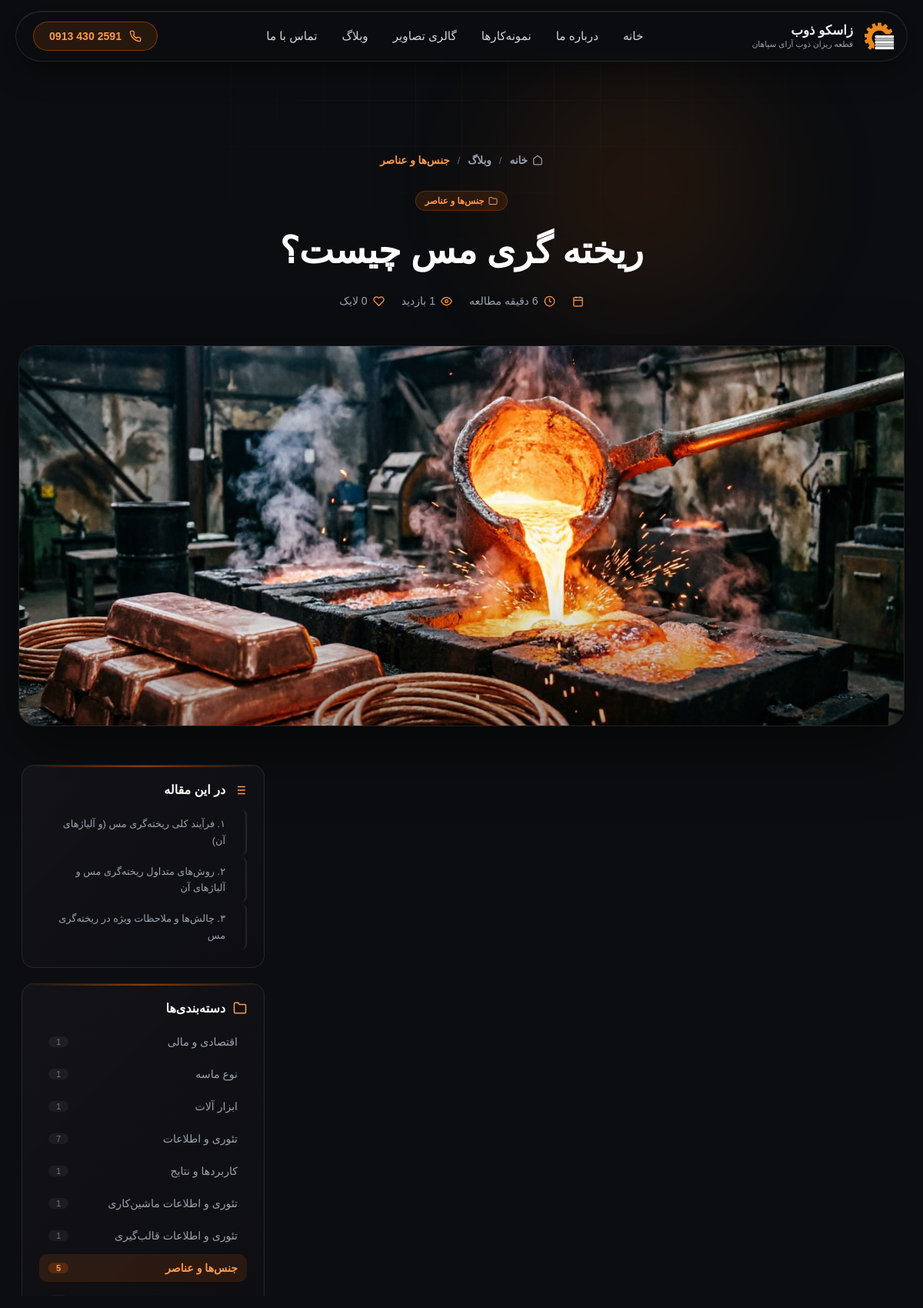
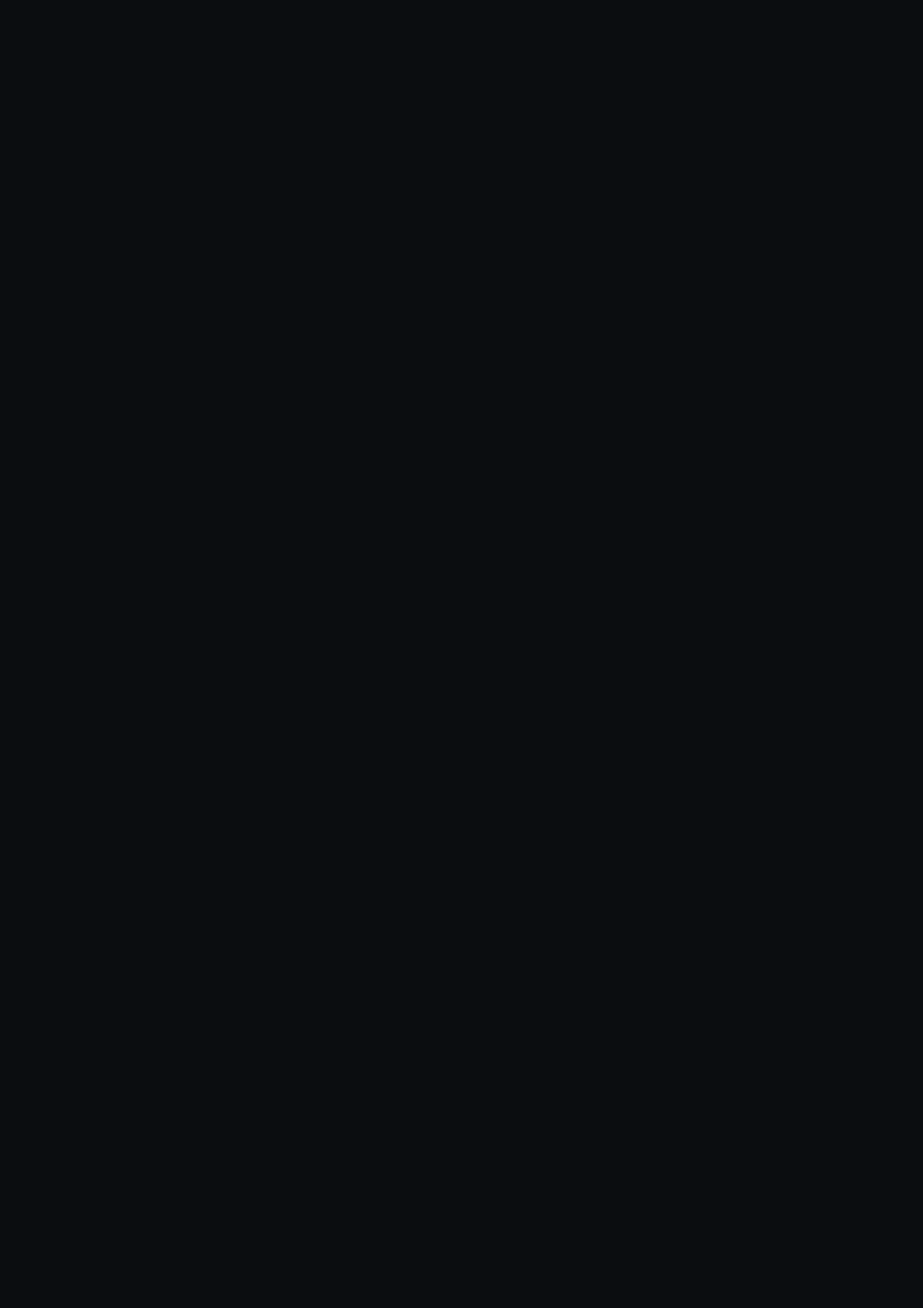
Screenshot of /blog/ریخته-گری-مس-چیست/ (upper part) with the database file from the repository (2 pictures, top to bottom).
### blog/models.py (models this page shows, shortened)
class Post(SoftDeleteModel):
    title = models.CharField('عنوان مقاله', max_length=200)
    slug = models.SlugField('اسلاگ', max_length=220, unique=True, allow_unicode=True, blank=True)
    excerpt = models.TextField('چکیده', blank=True)
    content = RichTextField('متن مقاله')
    featured_image = models.ImageField('تصویر شاخص', upload_to='blog/%Y/%m/')
    category = models.ForeignKey(Category, verbose_name='دسته‌بندی', on_delete=models.SET_NULL,
        null=True, blank=True, related_name='posts')
    read_time = models.PositiveIntegerField('زمان تقریبی خواندن (دقیقه)', default=1)
    views = models.PositiveIntegerField('بازدیدها', default=0)
    likes = models.PositiveIntegerField('لایک‌ها', default=0)
    published = models.BooleanField('منتشر شده', default=False)
    publish_date = models.DateTimeField('تاریخ انتشار', null=True, blank=True)
    updated = models.DateTimeField('تاریخ به‌روزرسانی', auto_now=True)
    created = models.DateTimeField('تاریخ ایجاد', auto_now_add=True)
    class Meta:
        verbose_name = 'مقاله'
        verbose_name_plural = 'مقالات'
        ordering = ['-publish_date', '-created']
    def save(self, *a, **k):
        if not self.slug:
            self.slug = slugify(self.title, allow_unicode=True)
        super().save(*a, **k)

class Category(models.Model):
    title = models.CharField('عنوان دسته‌بندی', max_length=100)
    slug = models.SlugField('اسلاگ', max_length=120, unique=True, allow_unicode=True, blank=True)
    parent = models.ForeignKey('self', verbose_name='دسته مادر', null=True, blank=True,
        on_delete=models.SET_NULL, related_name='children')
    class Meta:
        verbose_name = 'دسته‌بندی'
        verbose_name_plural = 'دسته‌بندی‌ها'

### blog/views.py (called while the page is built)
def get_client_ip(request):
    x_forwarded_for = request.META.get('HTTP_X_FORWARDED_FOR')
    if x_forwarded_for:
        return x_forwarded_for.split(',')[0].strip()
    return request.META.get('REMOTE_ADDR')

def get_existing_vote(request, target_type, target_id):
    ip = get_client_ip(request)
    session_key = request.session.session_key
    base_filter = Q(target_type=target_type, target_id=target_id)
    if request.user.is_authenticated:
        return VoteRecord.objects.filter(base_filter, user=request.user).first()
    ip_or_session = Q(ip_address=ip)
    if session_key:
        ip_or_session |= Q(session_key=session_key)
    return VoteRecord.objects.filter(base_filter).filter(ip_or_session).first()

### main/context_processors.py (called while the page is built)
def site_settings(request):
    return {'site': SiteSetting.load()}

### main/models.py (called while the page is built)
    def get_queryset(self):
        return super().get_queryset().filter(is_deleted=False)

    @classmethod
    def load(cls):
        obj, _ = cls.objects.get_or_create(pk=1)
        return obj

    def social_links(self):
        items = [
            ('واتساپ', self.link_whatsapp, 'whatsapp'),
            ('اینستاگرام', self.link_instagram, 'instagram'),
            ('تلگرام', self.link_telegram, 'telegram'),
            ('لینکدین', self.link_linkedin, 'linkedin'),
            ('آپارات', self.link_aparat, 'aparat'),
            ('یوتیوب', self.link_youtube, 'youtube'),
        ]
        return [{'name': n, 'url': u, 'icon': i} for n, u, i in items if u]

### panel/context_processors.py (called while the page is built, shortened)
def panel_badges(request):
    if not (request.user.is_authenticated and request.user.is_staff):
        return {}
    return {
        'pending_comments': Comment.objects.filter(approved=False, is_deleted=False).count(),
    }

def user_permissions(request):
    if not hasattr(request, 'user') or not request.user.is_authenticated:
        return {'user_perms': UserPermissions(set())}

### panel/templatetags/jalali.py (called while the page is built)
@register.filter(name='jdate')
def jdate(value, arg='%Y/%m/%d'):
    if not value:
        return ''
    try:
        value = timezone.localtime(value)
    except Exception:
        pass
    try:
        jd = jdatetime.datetime.fromgregorian(datetime=value)
        return jd.strftime(arg).translate(FA)
    except Exception:
        return value.strftime(arg).translate(FA)

### blog/templates/main_pages/post_detail.html (shortened to what this page needs)
{% extends 'layouts/blog_base.html' %}
{% load static jalali %}
{% block content %}
<article class="article-page">
    <header class="article-hero">
        <div class="hero-bg"></div>
        <div class="container">
            <nav class="breadcrumb">
                <a href="/"><svg width="14" height="14" viewBox="0 0 24 24" fill="none" stroke="currentColor" stroke-width="2"><path d="M3 9l9-7 9 7v11a2 2 0 0 1-2 2H5a2 2 0 0 1-2-2z"/></svg>خانه</a>
                <span class="crumb-sep">/</span>
                <a href="{% url 'blog:post_list' %}">وبلاگ</a>
                {% if post.category %}
                <span class="crumb-sep">/</span>
                <a href="{% url 'blog:post_list' %}?category={{ post.category.slug }}" class="crumb-active">{{ post.category.title }}</a>
                {% endif %}
            </nav>
            <div class="article-header">
                {% if post.category %}
                <span class="post-category">
                    <svg width="12" height="12" viewBox="0 0 24 24" fill="none" stroke="currentColor" stroke-width="2"><path d="M22 19a2 2 0 0 1-2 2H4a2 2 0 0 1-2-2V5a2 2 0 0 1 2-2h5l2 3h9a2 2 0 0 1 2 2z"/></svg>
                    {{ post.category.title }}
                </span>
                {% endif %}
                <h1 class="article-title">{{ post.title }}</h1>
                <div class="article-meta">
                    <span><svg width="15" height="15" viewBox="0 0 24 24" fill="none" stroke="currentColor" stroke-width="2"><rect x="3" y="4" width="18" height="18" rx="2"/><line x1="16" y1="2" x2="16" y2="6"/><line x1="8" y1="2" x2="8" y2="6"/><line x1="3" y1="10" x2="21" y2="10"/></svg>{{ post.publish_date|jdate }}</span>
                    <span><svg width="15" height="15" viewBox="0 0 24 24" fill="none" stroke="currentColor" stroke-width="2"><circle cx="12" cy="12" r="10"/><polyline points="12 6 12 12 16 14"/></svg>{{ post.read_time }} دقیقه مطالعه</span>
                    <span><svg width="15" height="15" viewBox="0 0 24 24" fill="none" stroke="currentColor" stroke-width="2"><path d="M1 12s4-8 11-8 11 8 11 8-4 8-11 8-11-8-11-8z"/><circle cx="12" cy="12" r="3"/></svg>{{ post.views }} بازدید</span>
                    <span><svg width="15" height="15" viewBox="0 0 24 24" fill="none" stroke="currentColor" stroke-width="2"><path d="M20.84 4.61a5.5 5.5 0 0 0-7.78 0L12 5.67l-1.06-1.06a5.5 5.5 0 0 0-7.78 7.78l1.06 1.06L12 21.23l7.78-7.78 1.06-1.06a5.5 5.5 0 0 0 0-7.78z"/></svg>{{ post.likes }} لایک</span>
                </div>
            </div>
        </div>
    </header>
    {% if post.featured_image %}
    <div class="article-image-wrap">
        <div class="container">
            <figure class="article-image"><img src="{{ post.featured_image.url }}" alt="{{ post.title }}"></figure>
        </div>
    </div>
    {% endif %}
    <div class="container article-layout">
        <div class="article-main">
            <div class="article-body ck-content">{{ post.content|safe }}</div>
        </div>
        <aside class="article-sidebar">
            <div class="side-box toc-box" id="tocBox">
                <div class="side-box-header">
                    <h3>در این مقاله</h3>
                </div>
                <ul class="toc-list" id="tocList"></ul>
            </div>
            <div class="side-box">
                <div class="side-box-header">
                    <svg width="18" height="18" viewBox="0 0 24 24" fill="none" stroke="currentColor" stroke-width="2"><path d="M22 19a2 2 0 0 1-2 2H4a2 2 0 0 1-2-2V5a2 2 0 0 1 2-2h5l2 3h9a2 2 0 0 1 2 2z"/></svg>
                    <h3>دسته‌بندی‌ها</h3>
                </div>
                <ul class="side-cat-list">
                    {% for cat in sidebar_categories %}
                    <li>
                        <a href="{% url 'blog:post_list' %}?category={{ cat.slug }}" class="side-cat {% if post.category_id == cat.id %}active{% endif %}">
                            <span>{{ cat.title }}</span>
                            <span class="side-cat-count">{{ cat.num_posts }}</span>
                        </a>
                    </li>
                    {% endfor %}
                </ul>
            </div>
        </aside>
    </div>
</article>
{% endblock %}

### rows the page displays
Post: category "جنس‌ها و عناصر", title "ریخته گری مس چیست؟", featured_image (picture)
Category: title "اقتصادی و مالی", num_posts "1"
Category: title "نوع ماسه", num_posts "1"
Category: title "ابزار آلات", num_posts "1"
Category: title "تئوری و اطلاعات", num_posts "7"
Category: title "کاربرد‌ها و نتایج", num_posts "1"
Category: title "تئوری و اطلاعات ماشین‌کاری", num_posts "1"
Category: title "تئوری و اطلاعات قالب‌گیری", num_posts "1"
Category: title "جنس‌ها و عناصر", num_posts "5"
